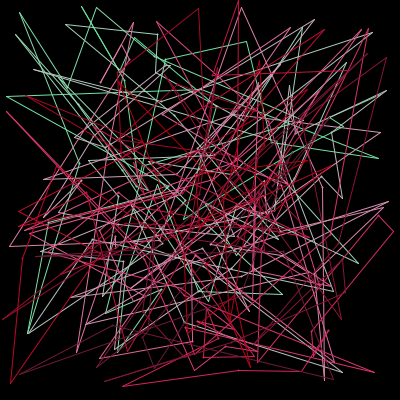
Frame 1 (no input)
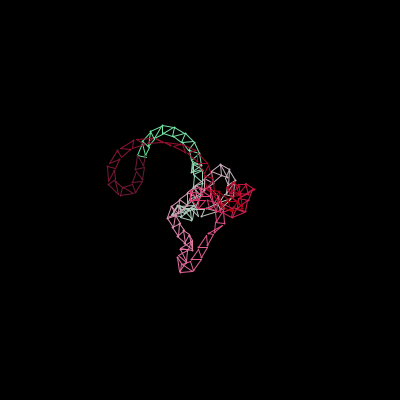
Frame 60 (the mouse pressed at the canvas centre just before this capture)
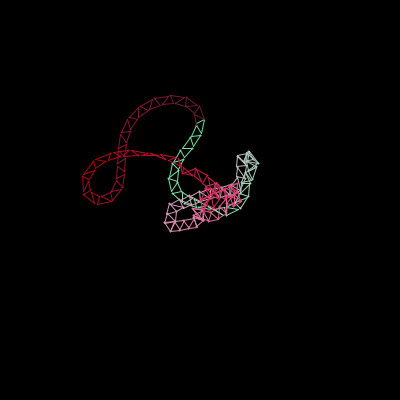
Frame 120 (the mouse held since frame 60 and released just before this capture)

The Processing sketch that drew these frames (run headless with seeded random() and noise(); from frame 60 on, the mouse is pressed at the canvas centre):

// Processing sketch: processing_11750
// ── processing_11750.pde

int nrc=150;
cel[] c=new cel[nrc];
void setup()
{
  background(0);
  stroke(255);
  smooth();
  size(400,400);
  cellInit();

}

void cellInit()
{
  for(int i=0;i<nrc;i++)
  {
    c[i]=new cel(random(400),random(400),(int)(sin((float)i/nrc*3.14)*127+100),abs((int)(cos((float)i/nrc*3.14)*127+100)),(int)sqrt(abs((int)(cos((float)i/nrc*3.14)*127+100)*(int)(sin((float)i/nrc*3.14)*127+100))));
  }
  for(int i=0;i<nrc;i++)
  {
    c[i].urm=c[(i+1)%nrc];
    c[i].ant=c[(i+2)%nrc];
  }
}


void draw()
{
  background(0);
  for(int i=0;i<nrc;i++)
  {
    if(c[i]!=null)
      c[i].draw();
  }

}

void mousePressed()
{
  if(mouseButton==LEFT)
    for(int i=0;i<10;i++)
    {
      int randCell=(int)random(nrc);
      c[randCell].v.x=mouseX;
      c[randCell].v.y=mouseY;
    }
  else if(mouseButton==RIGHT)
    cellInit();
}

class cel
{
  float x,y;
  PVector v;
  cel urm;
  cel ant;
  float facturm=0.4;
  int r,g,b;
  float ls=10,li=11;

  cel(float x,float y,int ri,int gi,int bi)
  {
    r=ri;
    b=bi;
    g=gi;
    this.x=x;
    this.y=y;
    v=new PVector(x,y);
    println("i " + ri + " " + gi + " " + bi);
  }

  void draw()
  {
    float d1,d2;
    if(urm!=null)
      d1=dist(x,y,urm.x,urm.y);
    else
      d1=li;
    if(ant!=null)
      d2=dist(x,y,ant.x,ant.y);
    else
      d2=li;

    if(d1>ls)
    {
      PVector gainurm=PVector.sub(urm.v,v);
      gainurm.normalize();
      gainurm.mult(facturm*(d1-ls));
      v.add(gainurm);
    }
    if(d2>ls && ant!=null)
    {
      PVector gainant=PVector.sub(ant.v,v);
      gainant.normalize();
      gainant.mult(facturm*(d2-ls));
      v.add(gainant);
    }
    if(d1<li)
    {
      PVector gainurm=PVector.sub(v,urm.v);
      gainurm.normalize();
      gainurm.mult(facturm*(li-d1));
      v.add(gainurm);
    }
    if(d2<li)
    {
      PVector gainant=PVector.sub(v,ant.v);
      gainant.normalize();
      gainant.mult(facturm*(li-d2));
      v.add(gainant);
    }

    //PVector gainrand= new PVector((random(10)-5)/2,(random(10)-5)/2);
    //v.add(gainrand);
    strokeWeight(2);
    point(v.x,v.y);

    if(v.y<10)
      v.y=10;
    if(v.y>390)
      v.y=390;

    if(v.x<10)
      v.x=10;
    if(v.x>390)
      v.x=390; 

    x=v.x;
    y=v.y;
    stroke(r,g,b);
    strokeWeight(1);
    line(x,y,urm.x,urm.y);
    line(x,y,ant.x,ant.y);
  }

}
